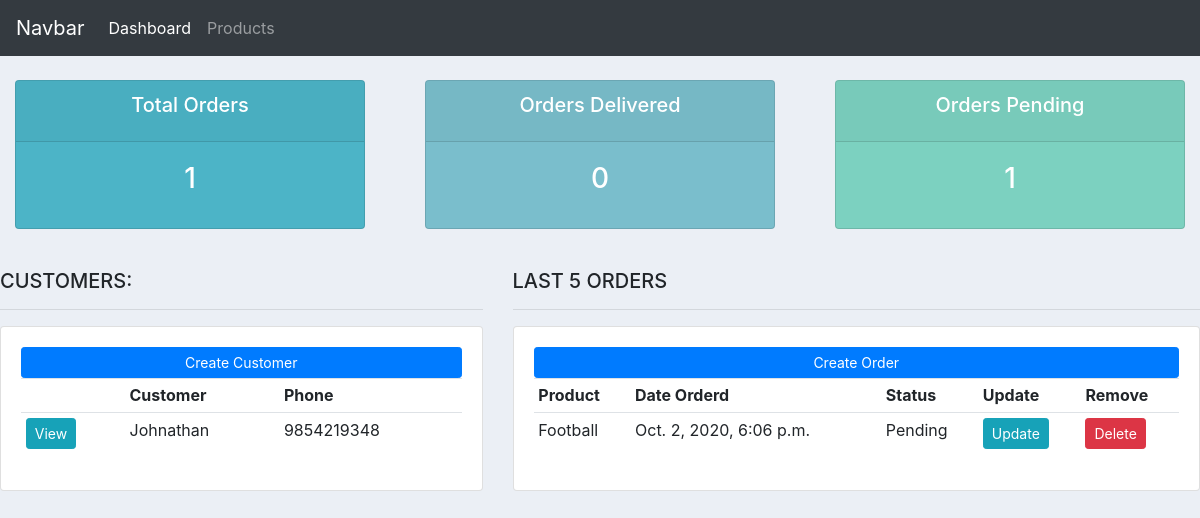
Before: / with the older database file.
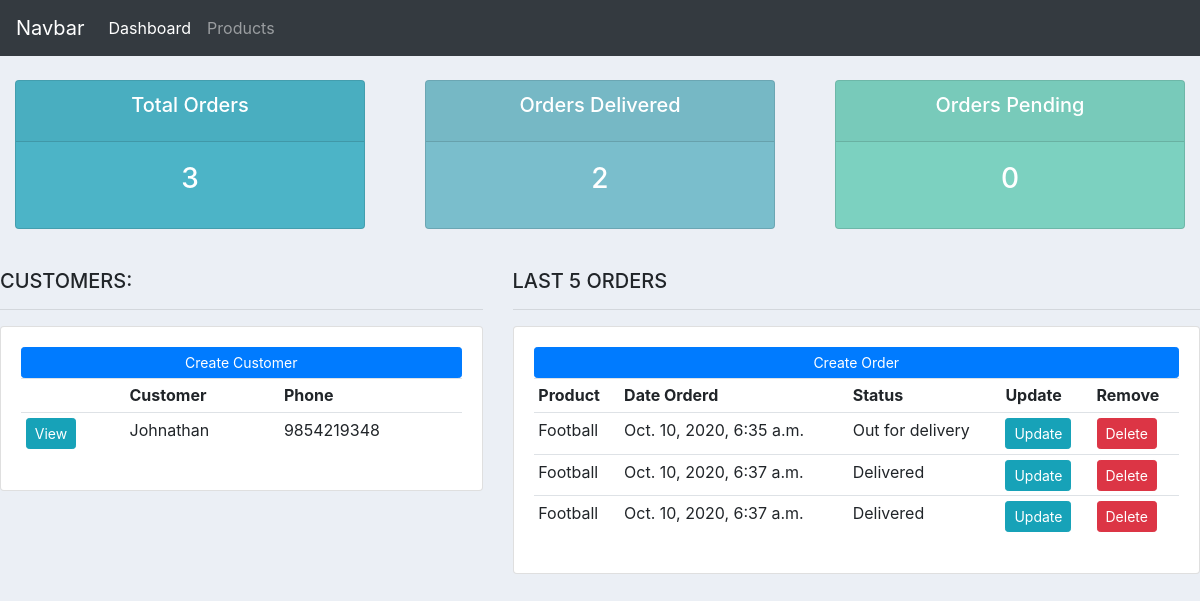
After: the same page with the newer database file.
### accounts/models.py (models this page shows, shortened)
class Customer(models.Model):
    name = models.CharField(max_length = 200, null=True)
    phone = models.CharField(max_length = 200, null=True)
    email = models.CharField(max_length = 200, null=True)
    date_created = models.DateTimeField(auto_now_add=True, null=True)

class Order(models.Model):
    STATUS = (
        ('Pending', 'Pending'),
        ('Out for delivery', 'Out for delivery'),
        ('Delivered', 'Delivered'),
    )
    customer = models.ForeignKey(Customer, null=True, on_delete= models.SET_NULL)
    product = models.ForeignKey(Product, null=True, on_delete= models.SET_NULL)
    date_created =  models.DateTimeField(auto_now_add=True, null=True)
    status = models.CharField(max_length=200, null=True, choices = STATUS)

class Product(models.Model):
    CATEGORY = (
        ('Sports', 'Sports'),
        ('Lifestyle', 'Lifestyle'),
        ('Electronics', 'Electronics'),
    )
    name = models.CharField(max_length = 200, null=True)
    price = models.FloatField(null=True)
    category = models.CharField(max_length = 200, null=True, choices = CATEGORY)
    decription = models.CharField(max_length = 500, null=True, blank=True)
    date_created =  models.DateTimeField(auto_now_add=True, null=True)
    tags = models.ManyToManyField(Tag)
    def __str__(self):
        return self.name

### accounts/views.py (the view)
# urls.py: path('', views.home, name="home"),
def home(request):
    orders = Order.objects.all()
    customers = Customer.objects.all()
    total_customers = customers.count()
    total_orders = orders.count()
    delivered = orders.filter(status='Delivered').count()
    pending = orders.filter(status='Pending').count()
    context = {'orders':orders, 'customers':customers, 'total_customers':total_customers, 'total_orders':total_orders, 'delivered':delivered, 'pending':pending}
    return render(request, 'accounts/dashboard.html', context )

### accounts/templates/accounts/dashboard.html
{% extends 'accounts/main.html' %}
{% block content %}
{% include 'accounts/status.html' %}
<br>
<div class="row">
	<div class="col-md-5">
		<h5>CUSTOMERS:</h5>
		<hr>
		<div class="card card-body">
			<a class="btn btn-primary  btn-sm btn-block" href="">Create Customer</a>
			<table class="table table-sm">
				<tr>
					<th></th>
					<th>Customer</th>
					<th>Phone</th>
				</tr>
				{% for customer in customers %}
					<tr>
						<td><a class = "btn btn-sm btn-info" href="{% url 'customers' customer.id %}">View</a></td>
						<td>{{customer.name}}</td>
						<td>{{customer.phone}}</td>
					</tr>
				{% endfor %}
			</table>
		</div>
	</div>
	<div class="col-md-7">
		<h5>LAST 5 ORDERS</h5>
		<hr>
		<div class="card card-body">
			<a class="btn btn-primary  btn-sm btn-block" href="{% url 'create_order' %}">Create Order</a>
			<table class="table table-sm">
				<tr>
					<th>Product</th>
					<th>Date Orderd</th>
					<th>Status</th>
					<th>Update</th>
					<th>Remove</th>
				</tr>
				{% for order in orders %}
					<tr>
						<td>{{order.product}}</td>
						<td>{{order.date_created}}</td>
						<td>{{order.status}}</td>
						<td><a class = "btn btn-sm btn-info" href="{% url 'update_order' order.id %}">Update</a></td>
						<td><a class = "btn btn-sm btn-danger" href="{% url 'delete_order' order.id %}">Delete</a></td>
					</tr>
				{% endfor %}
			</table>
		</div>
	</div>
</div>
{% endblock %}

### accounts/templates/accounts/main.html (shortened to what this page needs)
{% load static %}
<!DOCTYPE html>
<html lang="en">
<head>
    <link rel="stylesheet" href="https://stackpath.bootstrapcdn.com/bootstrap/4.3.1/css/bootstrap.min.css">
    <link rel="stylesheet" type="text/css" href="{% static '/css/main.css' %}">
</head>
<body>
    {% include 'accounts/navbar.html' %}
    {% block content %}
    {% endblock %}
</body>
</html>

### accounts/templates/accounts/navbar.html (shortened to what this page needs)
{% load static %}
<nav class="navbar sticky-top navbar-expand-lg navbar-dark bg-dark">
    <a class="navbar-brand" href="">Navbar</a>
    <div class="collapse navbar-collapse" id="navbarNav">
      <ul class="navbar-nav">
        <li class="nav-item active">
          <a class="nav-link" href="{% url 'home' %}">Dashboard</a>
        </li>
        <li class="nav-item">
          <a class="nav-link" href="{% url 'products' %}">Products</a>
        </li>
      </ul>
    </div>
  </nav>

### accounts/templates/accounts/status.html
<br>
<div class="row">
	<div class="col">
		<div class="col-md">
			<div class="card text-center text-white  mb-3" id="total-orders">
			  	<div class="card-header">
			  		<h5 class="card-title">Total Orders</h5>
			  	</div>
			  	<div class="card-body">
			    	<h3 class="card-title">{{total_orders}}</h3>
			  	</div>
			</div>
		</div>
	</div>
	<div class="col">
		<div class="col-md">
			<div class="card text-center text-white  mb-3" id="orders-delivered">
			  	<div class="card-header">
			  		<h5 class="card-title">Orders Delivered</h5>
			  	</div>
			  	<div class="card-body">
			    	<h3 class="card-title">{{delivered}}</h3>
			  	</div>
			</div>
		</div>
	</div>
	<div class="col">
		<div class="col-md">
			<div class="card text-center text-white  mb-3" id="orders-pending">
			  	<div class="card-header">
			  		<h5 class="card-title">Orders Pending</h5>
			  	</div>
			  	<div class="card-body">
			    	<h3 class="card-title">{{pending}}</h3>
			  	</div>
			</div>
		</div>
	</div>
</div>

### static/css/main.css (style rules this page uses)
body { background-color: #ebeff5; }
#total-orders { background-color: #4cb4c7; }
#orders-delivered { background-color: #7abecc; }
#orders-pending { background-color: #7CD1C0; }

Changed rows visible on the page:
removed Order: product "Football", date_created "Oct. 2, 2020, 6:06 p.m.", status "Pending"
added Order: product "Football", date_created "Oct. 10, 2020, 6:35 a.m.", status "Out for delivery"
added Order: product "Football", date_created "Oct. 10, 2020, 6:37 a.m.", status "Delivered"
added Order: product "Football", date_created "Oct. 10, 2020, 6:37 a.m.", status "Delivered"
Other visible differences:
{{ total_orders }}: "1" → "3"
{{ delivered }}: "0" → "2"
{{ pending }}: "1" → "0"
